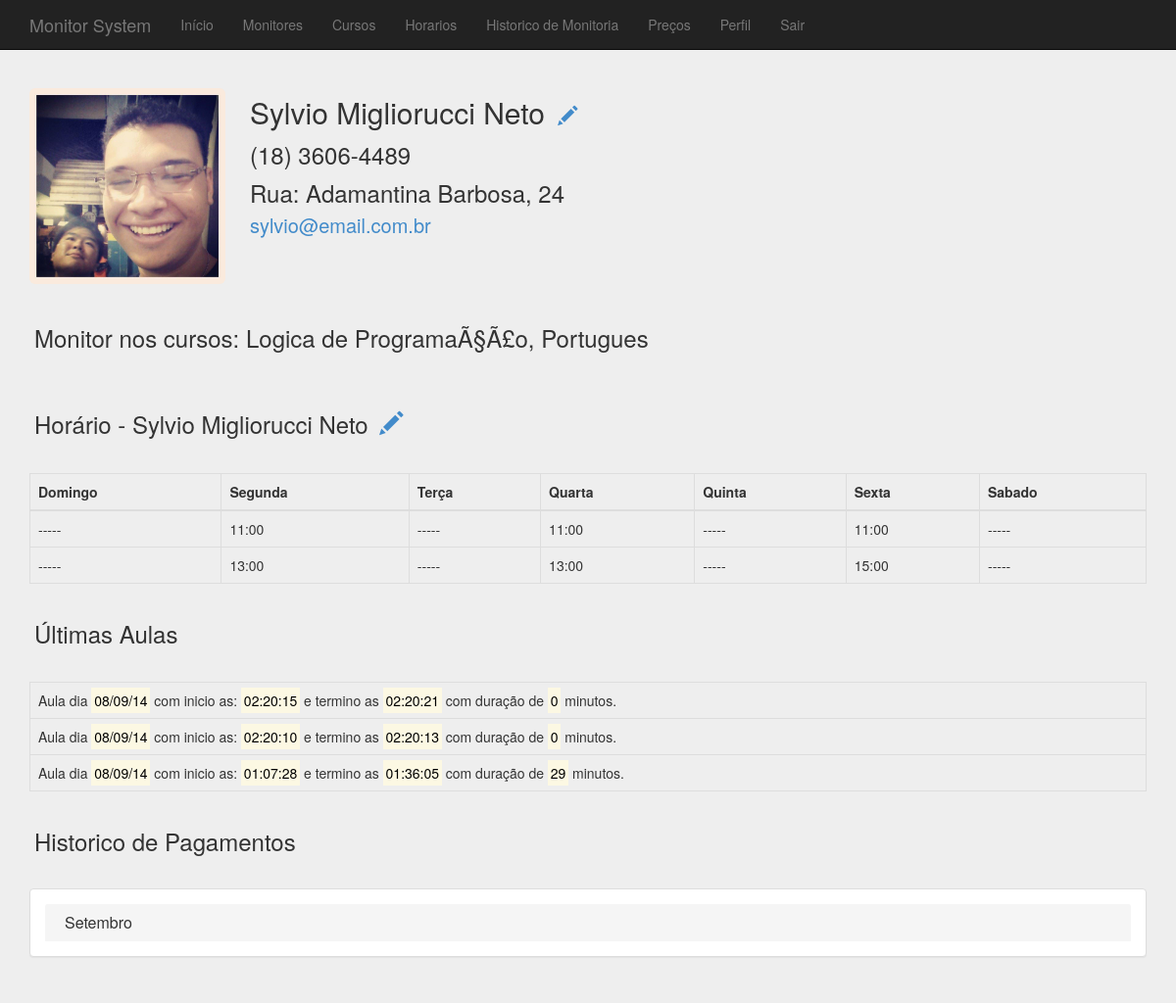
The app's page /pages/profile.php?id=2 (signed in) with its own data.
### tables this page shows
CREATE TABLE IF NOT EXISTS `user` (
  `name` varchar(255) NOT NULL,
  `address` varchar(255) NOT NULL,
  `phone` varchar(15) NOT NULL,
  `cpf` varchar(15) NOT NULL,
  `rg` varchar(10) NOT NULL,
  `ra` varchar(255) NOT NULL,
  `account` varchar(30) NOT NULL,
  `id` int(5) NOT NULL AUTO_INCREMENT,
  `age` date NOT NULL,
  `email` varchar(255) NOT NULL,
  PRIMARY KEY (`id`)
);

CREATE TABLE IF NOT EXISTS `schedule` (
  `user_id` int(5) NOT NULL,
  `id` int(5) NOT NULL AUTO_INCREMENT,
  PRIMARY KEY (`id`)
);

CREATE TABLE IF NOT EXISTS `hour` (
  `week_day` varchar(15) NOT NULL,
  `start` varchar(255) NOT NULL,
  `end` varchar(255) NOT NULL,
  `id` int(5) NOT NULL AUTO_INCREMENT,
  `schedule_id` int(11) NOT NULL,
  PRIMARY KEY (`id`)
);

CREATE TABLE IF NOT EXISTS `lesson` (
  `start` datetime NOT NULL,
  `end` datetime NOT NULL,
  `id` int(5) NOT NULL AUTO_INCREMENT,
  `active` tinyint(1) NOT NULL,
  `course_id` int(11) NOT NULL,
  `open_by` int(11) NOT NULL,
  `closed_by` int(11) NOT NULL,
  `user_id` int(11) NOT NULL,
  PRIMARY KEY (`id`)
);

### codes/database.php (called while the page is built, shortened)
<?php
  function connect()
  {
    return mysqli_connect("localhost","root", "", "m-system");
  }
  function first_of_row($query)
  {
    $mysqli = connect();
    $result = $mysqli->query($query);
    while($row = $result->fetch_array())
    {
      $rows[] = $row;
    }
    if (isset($rows)){
      return $rows[0];
    }else{
      return array();
    }
  }
  function value_of_first_row($query, $value)
  {
    $mysqli = connect();
    $result = $mysqli->query($query);
    while($row = $result->fetch_array())
    {
      $rows[] = $row;
    }
    if (isset($rows)){
      return $rows[0][$value];
    }else{
      return '';
    }
  }
  function all_rows($table, $clause='')
  {
    $mysqli = connect();
    $result = $mysqli->query("SELECT * FROM $table $clause");
    while($row = $result->fetch_array())
    {
      $rows[] = $row;
    }
    return isset($rows) ? $rows : array();
  }
  function all_rows_especial($query)
  {
    $mysqli = connect();
    $result = $mysqli->query($query);
    while($row = $result->fetch_array())
    {
      $rows[] = $row;
    }
    return isset($rows) ? $rows : array();
  }
  function user_by_id($id)
  {
    return first_of_row("SELECT * FROM user WHERE id='$id'");
  }
  function scheduleid_by_userid($id)
  {
    return value_of_first_row("SELECT id FROM schedule WHERE user_id='$id'", 'id');
  }
  function courses_by_user($id)
  {
    return all_rows('course', "WHERE user_id='$id'");
  }
  function all_hours_by_scheduleid($id)
  {
    return all_rows('hour', "WHERE schedule_id='$id' ORDER BY id ASC");
  }
  function select_start_end_lesson($id)
  {
      $query = "SELECT start, end FROM lesson WHERE id ='$id' AND active='false'";
      return array(value_of_first_row($query, 'start'), value_of_first_row($query, 'end'));
  }
  function lessons_by_month_and_user($id, $month)
  {
    return all_rows('lesson', "WHERE MONTH(end)='$month' AND user_id='$id'");
  }
  function total_months_worked_by_user($id)
  {
    return all_rows_especial("SELECT DISTINCT MONTH(end) FROM lesson where user_id='$id' ORDER BY MONTH(end) ASC");
  }
  function total_days_worked_by_monts_user($id, $month)
  {
    return all_rows_especial("SELECT DISTINCT DAY(end) FROM `lesson` WHERE user_id='$id' AND MONTH(end)='$month' ORDER BY DAY(end) ASC");
  }
  function value_of_active_price($month){
    return value_of_first_row("SELECT * FROM price WHERE MONTH(month)='$month'", 'value');
  }
?>

### codes/helper.php (called while the page is built, shortened)
<?php
  function string_courses($courses)
  {
    $courses_line = '';
    for ($i=0; $i < (sizeof($courses) - 1); $i++) {
      $courses_line .= $courses[$i]['name'] . ', ';
    }
    $courses_line .= $courses[sizeof($courses) - 1]['name'];
    return $courses_line;
  }
  function lesson_duration_by_id($id)
  {
    $time = select_start_end_lesson($id);
    $total = ((strtotime($time[1]) - strtotime($time[0])) / 60);
    return round($total);
  }
  function total_time_course_by_user_month($id, $month)
  {
    $lessons = lessons_by_month_and_user($id, $month);
    $total_month = 0;
    if (isset($lessons))
    {
      foreach($lessons as $lesson)
      {
       $total_month += lesson_duration_by_id($lesson['id']);
      }
    }
    return $total_month;
  }
  function salary_value_by_user_month($id, $month)
  {
    $time = total_time_course_by_user_month($id, $month);
    $value = value_of_active_price($month);
    $value_per_minute = ($value / 60);
    return round(($time * $value_per_minute), 2);
  }
  function return_month_name($month)
  {
    switch ($month) {
      case 9:
        return 'Setembro';
    }
  }
?>

### pages/profile.php (the view, shortened to what this page needs)
<!DOCTYPE html>
<html lang="en">
  <head>
    <link href="../css/index.css" rel="stylesheet">
    <?php
      $user_id = (isset($_GET["id"])) ? $_GET["id"] : $_SESSION['user'];
      $user = user_by_id($user_id);
    ?>
  </head>
  <body>
   <?php include('../templates/nav.php'); ?>
    <div class="container">
      <div class="profile">
        <div class="image">
          <img src="../images/eu.jpg" alt="..." class="img-rounded">
        </div>
        <div class="user-contact">
          <?php
            $courses = (sizeof(courses_by_user($user_id)) == 1) ? "<h3>Monitor de: ". string_courses(courses_by_user($user_id)) ."</h3>" : '';
            echo "
              <h2>". $user['name'] ." <a href='../pages/edit-user.php?id=". $user['id'] ."' class='glyphicon glyphicon-pencil'></a></h2>
              ". $courses ."
              <h3>". $user['phone'] ."</h3>
              <h3>". $user['address'] ."</h3>
              <a href=mailto:". $user['email'] .">". $user['email'] ."</a>
            ";
          ?>
        </div>
      </div>
      <div class="page-header course">
        <?php
          echo (sizeof(courses_by_user($user_id)) > 1) ? "<h3>Monitor nos cursos: ". string_courses(courses_by_user($user_id)) ."</h3>" : '';
        ?>
      </div>
      <?php
        $id = $user_id;
        include('../templates/week-hour.php');
      ?>
      <div class="lessons">
        <div class="page-header">
          <h3>Últimas Aulas</h3>
        </div>
        <table class="table table-bordered">
          <tbody>
            <?php
              unset($rows);
              $mysqli = connect();
              $close = $mysqli->query("SELECT * FROM lesson WHERE active='false' AND user_id='". $user['id'] ."' ORDER BY id DESC LIMIT 5");
              if($close != ''){
                while($row = $close->fetch_array())
                {
                  $rows[] = $row;
                }
              }
              if(isset($rows)){
                foreach ($rows as $row) {
                  $end = date_format(date_create($row['end']) , 'H:i:s');
                  $day = date_format(date_create($row['start']), 'd/m/y');
                  $start = date_format(date_create($row['start']), 'H:i:s') ;
                  echo "<tr><td>Aula dia <mark>". $day."</mark> com inicio as: <mark>".$start ."</mark> e termino as <mark>". $end ."</mark> com duração de <mark>". lesson_duration_by_id($row['id'])."</mark> minutos.</td></tr>";
                }
              }else{
                echo "<tr><td>Nenhuma aula concluida.</td></tr>";
              }
            ?>
          </tbody>
        </table>
      </div>
      <div class="history">
        <div class="page-header">
          <h3>Historico de Pagamentos</h3>
        </div>
        <div class="panel-group" id="accordion">
          <?php
            $rows = total_months_worked_by_user($user_id);
            if ($rows !='')
            {
              foreach ($rows as $row) {
                $days = total_days_worked_by_monts_user($user_id ,$row['MONTH(end)']);
                $table = "
                  <div class='panel panel-default'>
                    <div class='panel-heading'>
                      <h4 class='panel-title'>
                        <a data-toggle='collapse' data-parent='#accordion' href='#". $row['MONTH(end)'] ."'>
                          ". return_month_name($row['MONTH(end)']) ."
                        </a>
                      </h4>
                    </div>
                    <div id='". $row['MONTH(end)'] ."' class='panel-collapse collapse'>
                      <div class='panel-body'>
                        <div class='panel-body'>
                          <div class='row'>
                            <div class='col-md-6'>
                              <strong>Dias trabalhados:</strong> <mark>". sizeof($days) ." Dias</mark>
                            </div>
                            <div class='col-md-6'>
                              <strong><mark>". minutes_to_hours(total_time_course_by_user_month($user_id, $row['MONTH(end)'])) ."</strong></mark> trabalhadas
                            </div>
                          </div>
                          <div class='row'>
                            <div class='col-md-6'>
                              <strong>Depositado em:</strong> 15/8
                            </div>
                            <div class='col-md-6'>
                              <strong>Valor total:</strong> <mark>R$ ". salary_value_by_user_month($user_id, $row['MONTH(end)']) ."</mark>
                            </div>
                          </div>
                        </div>
                      </div>
                    </div>
                  </div>
                ";
                $register_price = "
                  <div class='panel panel-default'>
                    <div class='panel-heading'>
                      <h4 class='panel-title'>
                        <a data-toggle='collapse' data-parent='#accordion' href='#". $row['MONTH(end)'] ."'>
                          ". return_month_name($row['MONTH(end)']) ."
                        </a>
                      </h4>
                    </div>
                    <div id='". $row['MONTH(end)'] ."' class='panel-collapse collapse'>
                      <div class='panel-body'>
                        <div class='panel-body'>
                          <h4>Não foi encontrado preço por hora para o mês de <mark>". return_month_name($row['MONTH(end)']) ."</mark></h4>
                          <a href='../pages/register-price.php'>Clique aqui para cadastrar</a>
                        </div>
                      </div>
                    </div>
                  </div>
                ";
                if(value_of_active_price($row['MONTH(end)']) != 0)
                {
                  echo $table;
                }else{
                  echo $register_price;
                }
              }
            }else{
              echo "<h3>Nenhum pagamento encontrado.</h3>";
            }
          ?>
        </div>
      </div>
  </body>
</html>

### templates/week-hour.php
<?php
 $rows = all_hours_by_scheduleid(scheduleid_by_userid($id));
?>
<div class="week-hour">
<div class="page-header">
<?php $user = user_by_id($id); echo "<h3> Horário - ". $user['name'] ." <a href='../pages/edit-schedule.php?id=". $id ."' class='glyphicon glyphicon-pencil'></a> </h3>"; ?>
</div>
<table class="table table-bordered">
  <thead>
    <tr>
      <th>Domingo</th>
      <th>Segunda</th>
      <th>Terça</th>
      <th>Quarta</th>
      <th>Quinta</th>
      <th>Sexta</th>
      <th>Sabado</th>
    </tr>
  </thead>
  <tbody>
    <tr>
    <?php
      if ($rows != ''){
        foreach($rows as $row)
        {
          echo  "<td>". $row['start'] ."</td>";
        }
      }else{
        echo "<h4>Nenhum horario encontrado.</h4>";
      }
    ?>
    </tr>
    <tr>
    <?php
      if ($rows != ''){
        foreach($rows as $row)
        {
          echo  "<td>". $row['end'] ."</td>";
        }
      }
    ?>
    </tr>
  </tbody>
</table>
</div>

### css/register.css (style rules this page uses)
body { padding-top: 40px; padding-bottom: 40px; background-color: #eee; }
.form-signup-heading, { margin-bottom: 10px; }

### css/nav.css (style rules this page uses)
body { padding-top: 70px; padding-bottom: 50px; background-color: #eee; }

### css/profile.css (style rules this page uses)
.profile { display: inline-block; margin-top: 20px; width: 100%; }
.profile img { height: 200px; width: 200px; }
.image { float: left; }
.user-contact { margin-left: 20px; float: left; }
.profile h2, h3, a { margin: 0; padding: 8px 5px 5px 5px; }
.profile a { font-size: 20px; }
.course { margin: 10px 0 10px; }
.page-header { margin: 30px 0 20px; }

### css/home.css (style rules this page uses)
.panel { padding: 15px; }

### records on screen
user: name "Sylvio Migliorucci Neto", phone "(18) 3606-4489", address "Rua: Adamantina Barbosa, 24", email "sylvio@email.com.br"
hour: start "-----", end "-----"
hour: start "11:00", end "13:00"
hour: start "-----", end "-----"
hour: start "11:00", end "13:00"
hour: start "-----", end "-----"
hour: start "11:00", end "15:00"
hour: start "-----", end "-----"
lesson: start "08/09/14", start "02:20:15", end "02:20:21", id "0"
lesson: start "08/09/14", start "02:20:10", end "02:20:13", id "0"
lesson: start "08/09/14", start "01:07:28", end "01:36:05", id "29"

### other values on screen
string_courses(courses_by_user($user_id)) "Logica de ProgramaÃ§Ã£o, Portugues"
return_month_name($row['MONTH(end)']) "Setembro"
